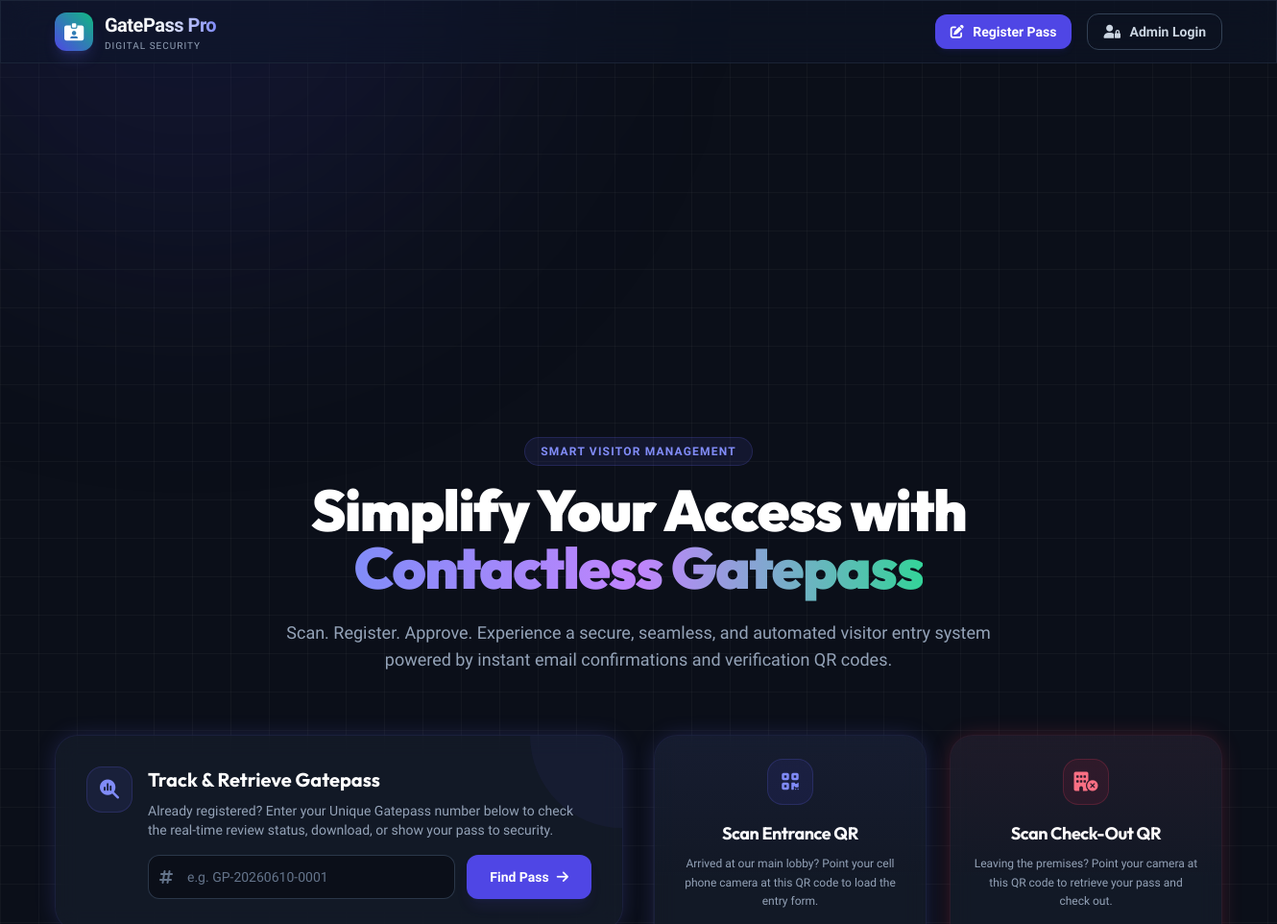
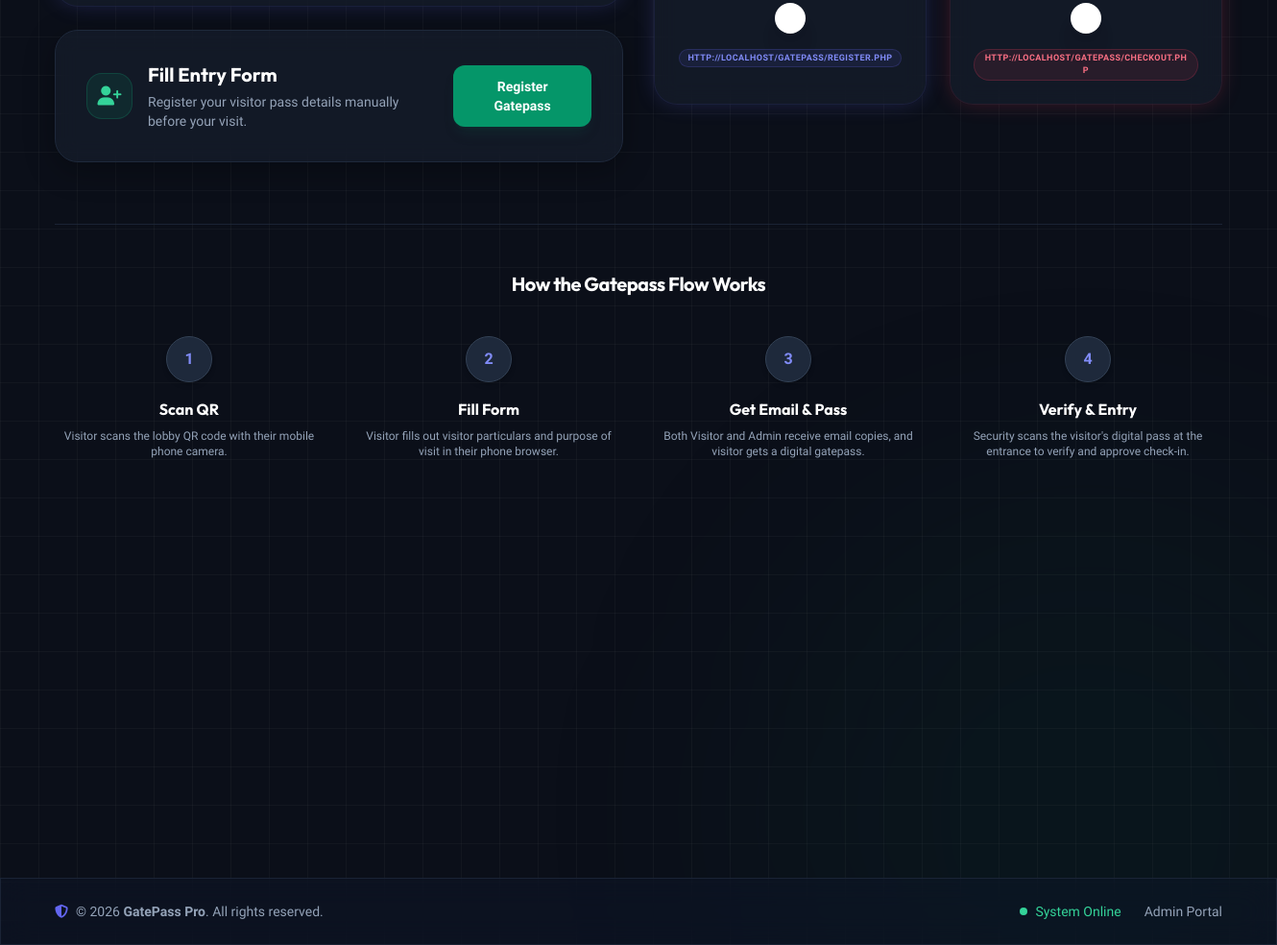
The page / on the database its author committed (2 pictures, top to bottom).
### tables this page shows
CREATE TABLE IF NOT EXISTS `settings` (
  `id` INT AUTO_INCREMENT PRIMARY KEY,
  `setting_key` VARCHAR(50) NOT NULL UNIQUE,
  `setting_value` TEXT NOT NULL
);

### config/database.php (called while the page is built, shortened)
<?php
try {
    $pdo = new PDO("mysql:host=" . DB_HOST . ";dbname=" . DB_NAME . ";charset=utf8mb4", DB_USER, DB_PASS, [
        PDO::ATTR_ERRMODE => PDO::ERRMODE_EXCEPTION,
        PDO::ATTR_DEFAULT_FETCH_MODE => PDO::FETCH_ASSOC,
        PDO::ATTR_EMULATE_PREPARES => false,
    ]);
} catch (PDOException $e) {
    die("Database connection failed: " . $e->getMessage());
}
function get_setting($key, $default = '') {
    global $pdo;
    try {
        $stmt = $pdo->prepare("SELECT setting_value FROM settings WHERE setting_key = ?");
        $stmt->execute([$key]);
        $result = $stmt->fetch();
        if ($result && !empty($result['setting_value'])) {
            return $result['setting_value'];
        }
    } catch (PDOException $e) {
    }
    return $default;
}
?>

### index.php (the view, shortened to what this page needs)
<?php
require_once __DIR__ . '/config/database.php';
$server_ip = get_setting('server_ip', 'localhost');
$register_url = "http://" . $server_ip . "/gatepass/register.php";
$checkout_url = "http://" . $server_ip . "/gatepass/checkout.php";
require_once __DIR__ . '/includes/header.php';
?>
<div class="py-6 lg:py-12">
    <div class="text-center max-w-3xl mx-auto mb-16">
        <span class="px-4 py-1.5 rounded-full text-xs font-semibold bg-indigo-500/10 text-indigo-400 border border-indigo-500/20 uppercase tracking-widest inline-block mb-4">
            Smart Visitor Management
        </span>
        <h1 class="text-4xl sm:text-5xl lg:text-6xl font-black tracking-tight text-white mb-6 leading-tight">
            Simplify Your Access with <span class="bg-gradient-to-r from-indigo-400 via-purple-400 to-emerald-400 bg-clip-text text-transparent">Contactless Gatepass</span>
        </h1>
        <p class="text-lg text-slate-400 font-medium">
            Scan. Register. Approve. Experience a secure, seamless, and automated visitor entry system powered by instant email confirmations and verification QR codes.
        </p>
    </div>
    <div class="grid grid-cols-1 lg:grid-cols-12 gap-8 items-start mb-16">
        <div class="lg:col-span-6 space-y-6">
            <div class="glass-card p-6 sm:p-8 rounded-3xl glow-indigo border border-indigo-500/10 relative overflow-hidden transition-all duration-300">
                <div class="absolute top-0 right-0 w-24 h-24 bg-indigo-500/5 rounded-bl-full pointer-events-none"></div>
                <div class="flex items-start space-x-4">
                    <div class="w-12 h-12 rounded-2xl bg-indigo-500/10 border border-indigo-500/20 flex items-center justify-center text-indigo-400 text-xl flex-shrink-0">
                        <i class="fa-solid fa-magnifying-glass-chart"></i>
                    </div>
                    <div class="flex-grow">
                        <h3 class="text-xl font-bold text-white mb-2">Track & Retrieve Gatepass</h3>
                        <p class="text-slate-400 text-sm mb-4">
                            Already registered? Enter your Unique Gatepass number below to check the real-time review status, download, or show your pass to security.
                        </p>
                        <form action="index.php" method="GET" class="flex flex-col sm:flex-row gap-3">
                            <div class="relative flex-grow">
                                <span class="absolute inset-y-0 left-0 flex items-center pl-3 text-slate-500">
                                    <i class="fa-solid fa-hashtag"></i>
                                </span>
                                <input type="text" name="gatepass_no" placeholder="e.g. GP-20260610-0001" required
                                       class="w-full pl-10 pr-4 py-3 bg-dark-900 border border-slate-700/80 rounded-xl text-white placeholder-slate-500 focus:outline-none focus:border-indigo-500 focus:ring-1 focus:ring-indigo-500 transition-all text-sm">
                            </div>
                            <button type="submit" name="search" value="1"
                                    class="px-6 py-3 bg-indigo-600 hover:bg-indigo-500 active:scale-95 transition-all text-white font-semibold text-sm rounded-xl shadow-lg shadow-indigo-600/10 flex items-center justify-center space-x-2">
                                <span>Find Pass</span>
                                <i class="fa-solid fa-arrow-right"></i>
                            </button>
                        </form>
                    </div>
                </div>
            </div>
            <div class="glass-card p-6 sm:p-8 rounded-3xl border border-slate-800 flex flex-col sm:flex-row items-center justify-between gap-6 hover:border-indigo-500/20 transition-all duration-300 group">
                <div class="flex items-center space-x-4 text-center sm:text-left">
                    <div class="w-12 h-12 rounded-2xl bg-emerald-500/10 border border-emerald-500/20 flex items-center justify-center text-emerald-400 text-xl flex-shrink-0 mx-auto sm:mx-0">
                        <i class="fa-solid fa-user-plus"></i>
                    </div>
                    <div>
                        <h3 class="text-xl font-bold text-white mb-1">Fill Entry Form</h3>
                        <p class="text-slate-400 text-sm">
                            Register your visitor pass details manually before your visit.
                        </p>
                    </div>
                </div>
                <a href="register.php"
                   class="w-full sm:w-auto px-6 py-3 bg-emerald-600 hover:bg-emerald-500 hover:scale-[1.02] text-white font-semibold text-sm rounded-xl text-center shadow-lg shadow-emerald-600/10 transition-all">
                    Register Gatepass
                </a>
            </div>
        </div>
        <div class="lg:col-span-6 grid grid-cols-1 sm:grid-cols-2 gap-6">
            <div class="glass-card p-6 rounded-3xl glow-indigo border border-indigo-500/10 text-center flex flex-col items-center relative overflow-hidden">
                <div class="absolute inset-0 bg-gradient-to-b from-indigo-500/5 via-transparent to-transparent pointer-events-none"></div>
                <div class="w-12 h-12 rounded-2xl bg-indigo-600/10 border border-indigo-500/20 flex items-center justify-center text-indigo-400 text-xl mb-4">
                    <i class="fa-solid fa-qrcode"></i>
                </div>
                <h3 class="text-lg font-bold text-white mb-2 tracking-tight">Scan Entrance QR</h3>
                <p class="text-slate-400 text-xs mb-4 leading-relaxed">
                    Arrived at our main lobby? Point your cell phone camera at this QR code to load the entry form.
                </p>
                <div class="p-3 bg-white rounded-2xl shadow-xl inline-block mb-4 relative group overflow-hidden">
                    <div id="entrance-qrcode" class="p-1"></div>
                </div>
                <span class="text-[9px] text-indigo-400 font-semibold tracking-wider uppercase bg-indigo-500/10 px-2 py-0.5 rounded-full border border-indigo-500/20 break-all select-all max-w-full">
                    <?php echo htmlspecialchars($register_url); ?>
                </span>
            </div>
            <div class="glass-card p-6 rounded-3xl glow-rose border border-rose-500/10 text-center flex flex-col items-center relative overflow-hidden">
                <div class="absolute inset-0 bg-gradient-to-b from-rose-500/5 via-transparent to-transparent pointer-events-none"></div>
                <div class="w-12 h-12 rounded-2xl bg-rose-600/10 border border-rose-500/20 flex items-center justify-center text-rose-400 text-xl mb-4">
                    <i class="fa-solid fa-building-circle-xmark"></i>
                </div>
                <h3 class="text-lg font-bold text-white mb-2 tracking-tight">Scan Check-Out QR</h3>
                <p class="text-slate-400 text-xs mb-4 leading-relaxed">
                    Leaving the premises? Point your camera at this QR code to retrieve your pass and check out.
                </p>
                <div class="p-3 bg-white rounded-2xl shadow-xl inline-block mb-4 relative group overflow-hidden">
                    <div id="checkout-qrcode" class="p-1"></div>
                </div>
                <span class="text-[9px] text-rose-400 font-semibold tracking-wider uppercase bg-rose-500/10 px-2 py-0.5 rounded-full border border-rose-500/20 break-all select-all max-w-full">
                    <?php echo htmlspecialchars($checkout_url); ?>
                </span>
            </div>
        </div>
    </div>
    <div class="border-t border-slate-800/80 pt-12">
        <h3 class="text-center text-xl font-bold text-white mb-10 tracking-tight">How the Gatepass Flow Works</h3>
        <div class="grid grid-cols-1 md:grid-cols-4 gap-8">
            <div class="text-center relative">
                <div class="w-12 h-12 rounded-full bg-slate-800 border border-slate-700 flex items-center justify-center text-indigo-400 font-extrabold text-base mx-auto mb-4 relative z-10 shadow-md">1</div>
                <h4 class="text-white font-bold mb-2">Scan QR</h4>
                <p class="text-slate-400 text-xs max-w-xs mx-auto">Visitor scans the lobby QR code with their mobile phone camera.</p>
            </div>
            <div class="text-center relative">
                <div class="w-12 h-12 rounded-full bg-slate-800 border border-slate-700 flex items-center justify-center text-indigo-400 font-extrabold text-base mx-auto mb-4 relative z-10 shadow-md">2</div>
                <h4 class="text-white font-bold mb-2">Fill Form</h4>
                <p class="text-slate-400 text-xs max-w-xs mx-auto">Visitor fills out visitor particulars and purpose of visit in their phone browser.</p>
            </div>
            <div class="text-center relative">
                <div class="w-12 h-12 rounded-full bg-slate-800 border border-slate-700 flex items-center justify-center text-indigo-400 font-extrabold text-base mx-auto mb-4 relative z-10 shadow-md">3</div>
                <h4 class="text-white font-bold mb-2">Get Email & Pass</h4>
                <p class="text-slate-400 text-xs max-w-xs mx-auto">Both Visitor and Admin receive email copies, and visitor gets a digital gatepass.</p>
            </div>
            <div class="text-center relative">
                <div class="w-12 h-12 rounded-full bg-slate-800 border border-slate-700 flex items-center justify-center text-indigo-400 font-extrabold text-base mx-auto mb-4 relative z-10 shadow-md">4</div>
                <h4 class="text-white font-bold mb-2">Verify & Entry</h4>
                <p class="text-slate-400 text-xs max-w-xs mx-auto">Security scans the visitor's digital pass at the entrance to verify and approve check-in.</p>
            </div>
        </div>
    </div>
</div>
<?php
require_once __DIR__ . '/includes/footer.php';
?>

### includes/footer.php (shortened to what this page needs)
<?php
$system_name = get_setting('system_name', 'GatePass Pro');
?>
    </main>
    <footer class="w-full glass-panel border-t border-slate-800/80 py-6 mt-12">
        <div class="max-w-7xl mx-auto px-4 sm:px-6 lg:px-8 flex flex-col md:flex-row items-center justify-between text-slate-400 text-sm">
            <div class="flex items-center space-x-2">
                <i class="fa-solid fa-shield-halved text-indigo-500"></i>
                <span>&copy; <?php echo date('Y'); ?> <strong><?php echo htmlspecialchars($system_name); ?></strong>. All rights reserved.</span>
            </div>
            <div class="flex space-x-6 mt-4 md:mt-0">
                <span class="flex items-center text-emerald-400">
                    <span class="w-2 h-2 rounded-full bg-emerald-400 mr-2 animate-ping"></span>
                    System Online
                </span>
                <a href="<?php echo (strpos($_SERVER['SCRIPT_NAME'], '/admin/') !== false) ? '../admin/login.php' : 'admin/login.php'; ?>" class="hover:text-white transition-colors">
                    Admin Portal
                </a>
            </div>
        </div>
    </footer>
</body>
</html>

### assets/css/style.css (style rules this page uses)
:root { --font-primary: 'Plus Jakarta Sans', sans-serif; --font-display: 'Outfit', sans-serif; }
body { font-family: var(--font-primary); background-color: #0b0f19; color: #f3f4f6; }
h1, h2, h3, h4, h5, h6 { font-family: var(--font-display); }
.glass-panel { background: rgba(15, 23, 42, 0.45); backdrop-filter: blur(16px); -webkit-backdrop-filter: blur(16px); border: 1px solid rgba(255, 255, 255, 0.08); }
.glass-card { background: rgba(30, 41, 59, 0.4); backdrop-filter: blur(12px); -webkit-backdrop-filter: blur(12px); border: 1px solid rgba(255, 255, 255, 0.05); box-shadow: 0 8px 32px 0 rgba(0, 0, 0, 0.3); }
.glow-indigo { box-shadow: 0 0 25px -5px rgba(99, 102, 241, 0.3); }
.glow-rose { box-shadow: 0 0 25px -5px rgba(244, 63, 94, 0.3); }
.bg-grid-pattern { background-size: 40px 40px; background-image: linear-gradient(to right, rgba(255, 255, 255, 0.03) 1px, transparent 1px), linear-gradient(to bottom, rgba(255, 255, 255, 0.03) 1px, transparent 1px); }

### rows shown on the page
settings: setting_value "HTTP://LOCALHOST/GATEPASS/REGISTER.PHP", setting_value "HTTP://LOCALHOST/GATEPASS/CHECKOUT.PHP"
settings: setting_value "GatePass Pro"
